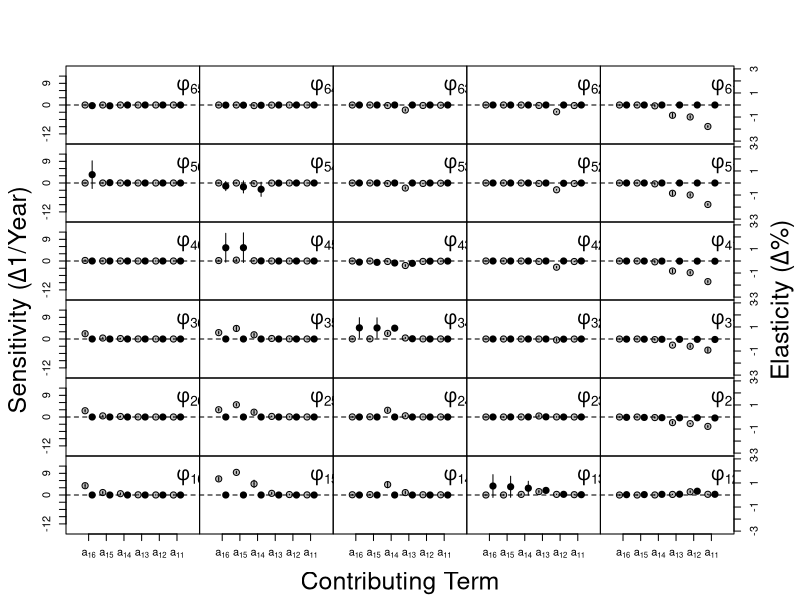

Reproduce this figure in R.
#set working directory to script source
#if using RStudio run 
setwd(dirname(rstudioapi::documentPath()))
#create some labels for movement params
vars_list<-list()
k=1
for(i in 1:6)for(j in 1:6){
  vars_list[[k]]<-paste0("phi_{",7-i,7-j,"}")
  k=k+1
}
vars_list[seq(1,36,7)]<-NULL
vars_phi<-unlist(vars_list)

#create labels for per cap contribs
grates<-paste0("a_{1",6:1,"}")

#load data
l_phi_sen<-read.csv("Data/phi_sensi_local_sur.csv",header = F)
l_phi_sen_se<-read.csv("Data/phi_sensi_local_sur_se.csv",header = F)
l_phi_sen_tab<-round((l_phi_sen),4)
l_phi_sen_se_tab<-round(l_phi_sen_se,4)
row.names(l_phi_sen_tab)<-vars_phi
colnames(l_phi_sen_tab)<-grates
d1<-expand.grid(1:6,6:1)
d1<-d1[order(d1$Var1,d1$Var2,decreasing = c(T,T)),]
d1<-d1[-which(d1$Var1==d1$Var2),]


xaxis_labs<-lapply(6:1,function(x)bquote("a"["1"*.(x)]))
new_tab<-as.data.frame(cbind(l_phi_sen_tab,k=d1$Var1,h=d1$Var2))
new_tab_se<-as.data.frame(cbind(l_phi_sen_se_tab,k=d1$Var1,h=d1$Var2))

l_phi_elast<-read.csv("Data/phi_elast_local_sur.csv",header = F)
l_phi_elast_se<-read.csv("Data/phi_elast_local_sur_se.csv",header = F)
l_phi_sen_tab<-round((l_phi_sen),4)
l_phi_sen_se_tab<-round(l_phi_sen_se,4)
row.names(l_phi_elast)<-vars_phi
colnames(l_phi_elast)<-grates

new_tab2<-as.data.frame(cbind(l_phi_elast,k=d1$Var1,h=d1$Var2))
new_tab2_se<-as.data.frame(cbind(l_phi_elast_se,k=d1$Var1,h=d1$Var2))

x11(height = 10,width = 10)
pdf("MetapopCarpFig4.pdf",height = 10,width = 10)

par(mfrow=c(6,5),mar=c(0,0,0,0),oma=c(5,5,5,5),xpd=TRUE)
edges<-c(1,6,11,16,21,26)
rt_edges<-c(5,10,15,20,25,30)
n=25
ela_scale<-5

for(i in 1:25){
  if(i%in%edges){
    plot((1:6)-.2,unlist(new_tab[i,1:6]),ylim=c(-15,15),xlim=c(0,7),xaxt="n",yaxt="n",pch=21,bg="grey",cex=1.25,cex.axis=1)
    arrows((1:6)-.2,unlist(new_tab[i,1:6]),(1:6)-.2,2*sqrt(n)*unlist(new_tab_se[i,1:6])+unlist(new_tab[i,1:6]),angle = 90,length = 0)
    arrows((1:6)-.2,unlist(new_tab[i,1:6]),(1:6)-.2,-2*sqrt(n)*unlist(new_tab_se[i,1:6])+unlist(new_tab[i,1:6]),angle = 90,length = 0)
    points((1:6)+.2,ela_scale*unlist(new_tab2[i,1:6]),pch=21,bg="black",cex=1.25,cex.axis=1.25)
    arrows((1:6)+.2,ela_scale*unlist(new_tab2[i,1:6]),(1:6)+.2,2*ela_scale*sqrt(n)*unlist(new_tab2_se[i,1:6])+ela_scale*unlist(new_tab2[i,1:6]),angle = 90,length = 0)
    arrows((1:6)+.2,ela_scale*unlist(new_tab2[i,1:6]),(1:6)+.2,-2*ela_scale*sqrt(n)*unlist(new_tab2_se[i,1:6])+ela_scale*unlist(new_tab2[i,1:6]),angle = 90,length = 0)
    legend(4,17,legend = bquote(phi[.(new_tab[i,7])*.(new_tab[i,8])]),bty='n',cex = 1.75,pch=NULL)
    abline(h=0,lty=2)
    axis(2,at = seq(-12,12,3),cex.axis=1)  
  } else if(i%in%rt_edges){
    plot((1:6)-.2,unlist(new_tab[i,1:6]),ylim=c(-15,15),xlim=c(0,7),xaxt="n",yaxt='n',pch=21,bg="grey",cex=1.25,cex.axis=1.25)
    arrows((1:6)-.2,unlist(new_tab[i,1:6]),(1:6)-.2,2*sqrt(n)*unlist(new_tab_se[i,1:6])+unlist(new_tab[i,1:6]),angle = 90,length = 0)
    arrows((1:6)-.2,unlist(new_tab[i,1:6]),(1:6)-.2,-2*sqrt(n)*unlist(new_tab_se[i,1:6])+unlist(new_tab[i,1:6]),angle = 90,length = 0)
    points((1:6)+.2,ela_scale*unlist(new_tab2[i,1:6]),pch=21,bg="black",cex=1.25,cex.axis=1.25)
    arrows((1:6)+.2,ela_scale*unlist(new_tab2[i,1:6]),(1:6)+.2,2*ela_scale*sqrt(n)*unlist(new_tab2_se[i,1:6])+ela_scale*unlist(new_tab2[i,1:6]),angle = 90,length = 0)
    arrows((1:6)+.2,ela_scale*unlist(new_tab2[i,1:6]),(1:6)+.2,-2*ela_scale*sqrt(n)*unlist(new_tab2_se[i,1:6])+ela_scale*unlist(new_tab2[i,1:6]),angle = 90,length = 0)
    legend(4,17,legend = bquote(phi[.(new_tab[i,7])*.(new_tab[i,8])]),bty='n',cex = 1.75,pch=NULL)
    axis(side = 4,at = seq(-15,15,by=5),labels = round(seq(-15,15,by=5)/5),2)
    abline(h=0,lty=2)
  } else{
    plot((1:6)-.2,unlist(new_tab[i,1:6]),ylim=c(-15,15),xlim=c(0,7),xaxt="n",yaxt='n',pch=21,bg="grey",cex=1.25)
    arrows((1:6)-.2,unlist(new_tab[i,1:6]),(1:6)-.2,2*sqrt(n)*(unlist(new_tab_se[i,1:6]))+unlist(new_tab[i,1:6]),angle = 90,length = 0)
    arrows((1:6)-.2,unlist(new_tab[i,1:6]),(1:6)-.2,-2*sqrt(n)*(unlist(new_tab_se[i,1:6]))+unlist(new_tab[i,1:6]),angle = 90,length = 0)
    points((1:6)+.2,ela_scale*unlist(new_tab2[i,1:6]),pch=21,bg="black",cex=1.25,cex.axis=1.25)
    arrows((1:6)+.2,ela_scale*unlist(new_tab2[i,1:6]),(1:6)+.2, 2*ela_scale*sqrt(n)*unlist(new_tab2_se[i,1:6])+ela_scale*unlist(new_tab2[i,1:6]),angle = 90,length = 0)
    arrows((1:6)+.2,ela_scale*unlist(new_tab2[i,1:6]),(1:6)+.2,-2*ela_scale*sqrt(n)*unlist(new_tab2_se[i,1:6])+ela_scale*unlist(new_tab2[i,1:6]),angle = 90,length = 0)
    
    legend(4,17,legend = bquote(phi[.(new_tab[i,7])*.(new_tab[i,8])]),bty='n',cex = 1.75,pch=NULL)
    abline(h=0,lty=2)
  }
}

i=26
plot((1:6)-.2,unlist(new_tab[i,1:6]),ylim=c(-15,15),xlim=c(0,7),xaxt="n",yaxt="n",pch=21,bg="grey",cex=1.25,cex.axis=1.25)
arrows((1:6)-.2,unlist(new_tab[i,1:6]),(1:6)-.2,2*sqrt(n)*(unlist(new_tab_se[i,1:6]))+unlist(new_tab[i,1:6]),angle = 90,length = 0)
arrows((1:6)-.2,unlist(new_tab[i,1:6]),(1:6)-.2,-2*sqrt(n)*(unlist(new_tab_se[i,1:6]))+unlist(new_tab[i,1:6]),angle = 90,length = 0)
points((1:6)+.2,ela_scale*unlist(new_tab2[i,1:6]),pch=21,bg="black",cex=1.25,cex.axis=1.25)
arrows((1:6)+.2,ela_scale*unlist(new_tab2[i,1:6]),(1:6)+.2,2*ela_scale*sqrt(n)*unlist(new_tab2_se[i,1:6])+ela_scale*unlist(new_tab2[i,1:6]),angle = 90,length = 0)
arrows((1:6)+.2,ela_scale*unlist(new_tab2[i,1:6]),(1:6)+.2,-2*ela_scale*sqrt(n)*unlist(new_tab2_se[i,1:6])+ela_scale*unlist(new_tab2[i,1:6]),angle = 90,length = 0)
legend(4,17,legend = bquote(phi[.(new_tab[i,7])*.(new_tab[i,8])]),bty='n',cex = 1.75,pch=NULL)
axis(side=1,at = 1:6,labels =do.call(expression,xaxis_labs))
axis(2,at = seq(-12,12,3),cex.axis=1)  
abline(h=0,lty=2)
for(i in 27:30){
  plot((1:6)-.2,unlist(new_tab[i,1:6]),ylim=c(-15,15),xlim=c(0,7),xaxt="n",yaxt='n',pch=21,bg="grey",cex=1.25,cex.axis=1.25)
  arrows((1:6)-.2,unlist(new_tab[i,1:6]),(1:6)-.2,2*sqrt(n)*(unlist(new_tab_se[i,1:6]))+unlist(new_tab[i,1:6]),angle = 90,length = 0)
  arrows((1:6)-.2,unlist(new_tab[i,1:6]),(1:6)-.2,-2*sqrt(n)*(unlist(new_tab_se[i,1:6]))+unlist(new_tab[i,1:6]),angle = 90,length = 0)
  points((1:6)+.2,ela_scale*unlist(new_tab2[i,1:6]),pch=21,bg="black",cex=1.25,cex.axis=1.25)
  arrows((1:6)+.2,ela_scale*unlist(new_tab2[i,1:6]),(1:6)+.2,2*ela_scale*sqrt(n)*unlist(new_tab2_se[i,1:6])+ela_scale*unlist(new_tab2[i,1:6]),angle = 90,length = 0)
  arrows((1:6)+.2,ela_scale*unlist(new_tab2[i,1:6]),(1:6)+.2,-2*ela_scale*sqrt(n)*unlist(new_tab2_se[i,1:6])+ela_scale*unlist(new_tab2[i,1:6]),angle = 90,length = 0)
  legend(4,17,legend = bquote(phi[.(new_tab[i,7])*.(new_tab[i,8])]),bty='n',cex = 1.75,pch=NULL)
  axis(side=1,at = 1:6,labels =do.call(expression,xaxis_labs))
  if(i==30)axis(side = 4,at = seq(-15,15,by=5),labels = round(seq(-15,15,by=5)/5),2)
  abline(h=0,lty=2)
}

mtext("Contributing Term",1,outer = T,cex=1.5,padj = 2.5)
mtext(bquote("Sensitivity ("*Delta*"1/Year)"),2,outer = T,cex=1.5,padj = -1.25)
mtext(side = 4,text=bquote("Elasticity ("*Delta*"%)"),padj=2,cex=1.5,outer = T)

dev.off()
